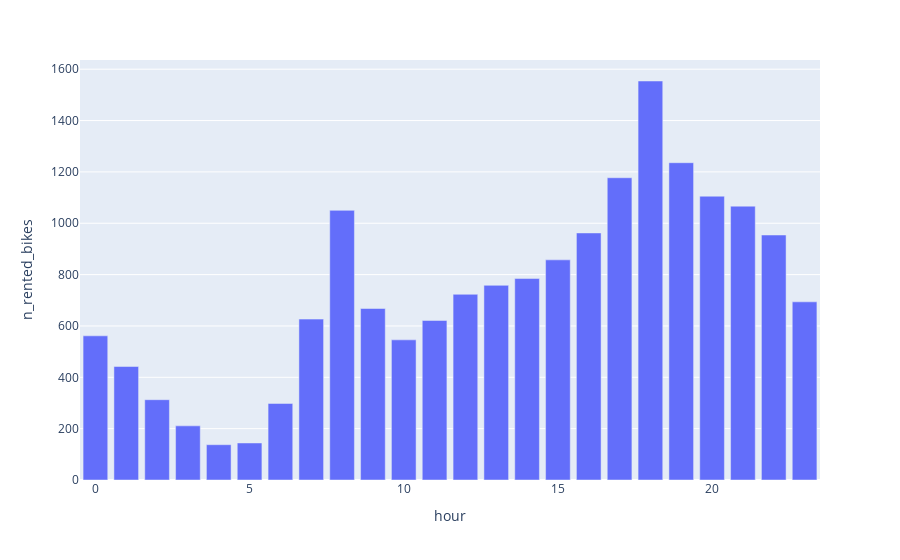

This figure's notebook cell:
### Markdown cell above
#### Explore typical daily usage pattern

### Code cell
## ave number of rented per hr
time_of_day = df.groupby('hour', as_index= False).agg({'n_rented_bikes': 'mean'})

## create a bar chart 
px.bar(time_of_day, x= 'hour', y= 'n_rented_bikes')

### Figure 1 — Plotly figure (JSON) as saved in the notebook; plotly's stock layout.template omitted (floating-point values rounded to 4 significant figures)
{"data": [{"alignmentgroup": "True", "hovertemplate": "hour=%{x}<br>n_rented_bikes=%{y}<extra></extra>", "legendgroup": "", "marker": {"color": "#636efa", "pattern": {"shape": ""}}, "name": "", "offsetgroup": "", "orientation": "v", "showlegend": false, "textposition": "auto", "type": "bar", "x": [0, 1, 2, 3, 4, 5, 6, 7, 8, 9, 10, 11, 12, 13, 14, 15, 16, 17, 18, 19, 20, 21, 22, 23], "xaxis": "x", "y": [561.5, 441.9, 312.8, 210.8, 137.5, 144.2, 298.2, 626.6, 1050.0, 667.9, 545.8, 621.3, 723.2, 758.2, 784.6, 857.4, 962.3, 1177.0, 1554.0, 1236.0, 1105.0, 1067.0, 954.2, 693.9], "yaxis": "y"}], "layout": {"barmode": "relative", "legend": {"tracegroupgap": 0}, "margin": {"t": 60}, "xaxis": {"anchor": "y", "domain": [0, 1], "title": {"text": "hour"}}, "yaxis": {"anchor": "x", "domain": [0, 1], "title": {"text": "n_rented_bikes"}}}}
